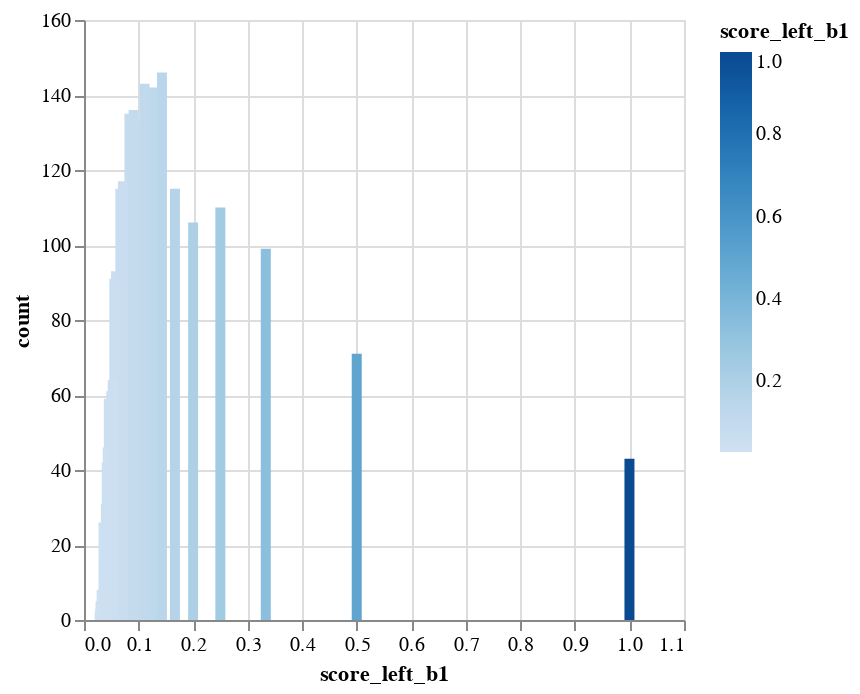
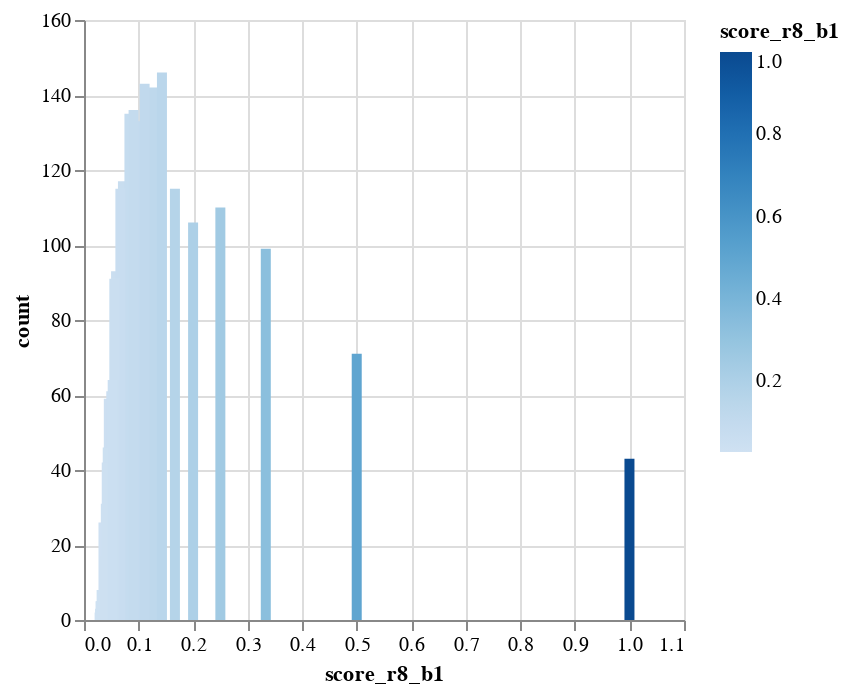

Notebook source saved alongside these figures, in order:
### Code cell
show_b_stats('score_left_b1')
show_b_stats('score_r8_b1')

### Figure 1 — Vega-Lite specification as saved in the notebook (floating-point values rounded to 4 significant figures)
{"config": {"view": {"continuousWidth": 300, "continuousHeight": 300}}, "data": {"name": "data-0738ab1499d33f8f407b9763236a672e"}, "mark": {"type": "bar", "tooltip": true}, "encoding": {"color": {"field": "score_left_b1", "type": "quantitative"}, "x": {"field": "score_left_b1", "type": "quantitative"}, "y": {"field": "count", "type": "quantitative"}}, "params": [{"name": "param_13", "select": {"type": "interval", "encodings": ["x", "y"]}, "bind": "scales"}], "$schema": "https://vega.github.io/schema/vega-lite/v5.20.1.json", "datasets": {"data-0738ab1499d33f8f407b9763236a672e": [{"score_left_b1": 0.0769, "count": 114}, {"score_left_b1": 0.0588, "count": 93}, {"score_left_b1": 0.125, "count": 142}, {"score_left_b1": 0.0476, "count": 54}, {"score_left_b1": 0.0333, "count": 8}, {"score_left_b1": 0.1, "count": 133}, {"score_left_b1": 0.5, "count": 71}, {"score_left_b1": 0.0833, "count": 135}, {"score_left_b1": 0.037, "count": 13}, {"score_left_b1": 0.0714, "count": 117}, {"score_left_b1": 0.0312, "count": 5}, {"score_left_b1": 0.3333, "count": 99}, {"score_left_b1": 0.0345, "count": 8}, {"score_left_b1": 0.04, "count": 31}, {"score_left_b1": 0.0625, "count": 88}, {"score_left_b1": 0.1111, "count": 143}, {"score_left_b1": 0.0667, "count": 115}, {"score_left_b1": 0.25, "count": 110}, {"score_left_b1": 0.05, "count": 61}, {"score_left_b1": 0.0357, "count": 26}, {"score_left_b1": 0.0303, "count": 5}, {"score_left_b1": 0.0286, "count": 2}, {"score_left_b1": 0.0455, "count": 59}, {"score_left_b1": 0.0294, "count": 3}, {"score_left_b1": 0.0323, "count": 8}, {"score_left_b1": 0.0435, "count": 46}, {"score_left_b1": 0.1429, "count": 146}, {"score_left_b1": 1.0, "count": 43}, {"score_left_b1": 0.2, "count": 106}, {"score_left_b1": 0.0385, "count": 17}, {"score_left_b1": 0.0909, "count": 136}, {"score_left_b1": 0.1667, "count": 115}, {"score_left_b1": 0.0556, "count": 91}, {"score_left_b1": 0.0526, "count": 64}, {"score_left_b1": 0.0417, "count": 42}]}}

### Figure 2 — Vega-Lite specification as saved in the notebook (floating-point values rounded to 4 significant figures)
{"config": {"view": {"continuousWidth": 300, "continuousHeight": 300}}, "data": {"name": "data-74a662a40bfe70f5dc11f0186677fa55"}, "mark": {"type": "bar", "tooltip": true}, "encoding": {"color": {"field": "score_r8_b1", "type": "quantitative"}, "x": {"field": "score_r8_b1", "type": "quantitative"}, "y": {"field": "count", "type": "quantitative"}}, "params": [{"name": "param_14", "select": {"type": "interval", "encodings": ["x", "y"]}, "bind": "scales"}], "$schema": "https://vega.github.io/schema/vega-lite/v5.20.1.json", "datasets": {"data-74a662a40bfe70f5dc11f0186677fa55": [{"score_r8_b1": 0.0333, "count": 8}, {"score_r8_b1": 0.0769, "count": 114}, {"score_r8_b1": 0.125, "count": 142}, {"score_r8_b1": 0.0588, "count": 93}, {"score_r8_b1": 0.0476, "count": 54}, {"score_r8_b1": 0.5, "count": 71}, {"score_r8_b1": 0.037, "count": 13}, {"score_r8_b1": 0.0714, "count": 117}, {"score_r8_b1": 0.0833, "count": 135}, {"score_r8_b1": 0.1, "count": 133}, {"score_r8_b1": 0.0345, "count": 8}, {"score_r8_b1": 0.0312, "count": 5}, {"score_r8_b1": 0.3333, "count": 99}, {"score_r8_b1": 0.04, "count": 31}, {"score_r8_b1": 0.0625, "count": 88}, {"score_r8_b1": 0.0455, "count": 59}, {"score_r8_b1": 0.0294, "count": 3}, {"score_r8_b1": 0.0667, "count": 115}, {"score_r8_b1": 0.05, "count": 61}, {"score_r8_b1": 0.0286, "count": 2}, {"score_r8_b1": 0.0357, "count": 26}, {"score_r8_b1": 0.1111, "count": 143}, {"score_r8_b1": 0.25, "count": 110}, {"score_r8_b1": 0.0303, "count": 5}, {"score_r8_b1": 1.0, "count": 43}, {"score_r8_b1": 0.0435, "count": 46}, {"score_r8_b1": 0.2, "count": 106}, {"score_r8_b1": 0.1429, "count": 146}, {"score_r8_b1": 0.0323, "count": 8}, {"score_r8_b1": 0.1667, "count": 115}, {"score_r8_b1": 0.0909, "count": 136}, {"score_r8_b1": 0.0385, "count": 17}, {"score_r8_b1": 0.0556, "count": 91}, {"score_r8_b1": 0.0417, "count": 42}, {"score_r8_b1": 0.0526, "count": 64}]}}
